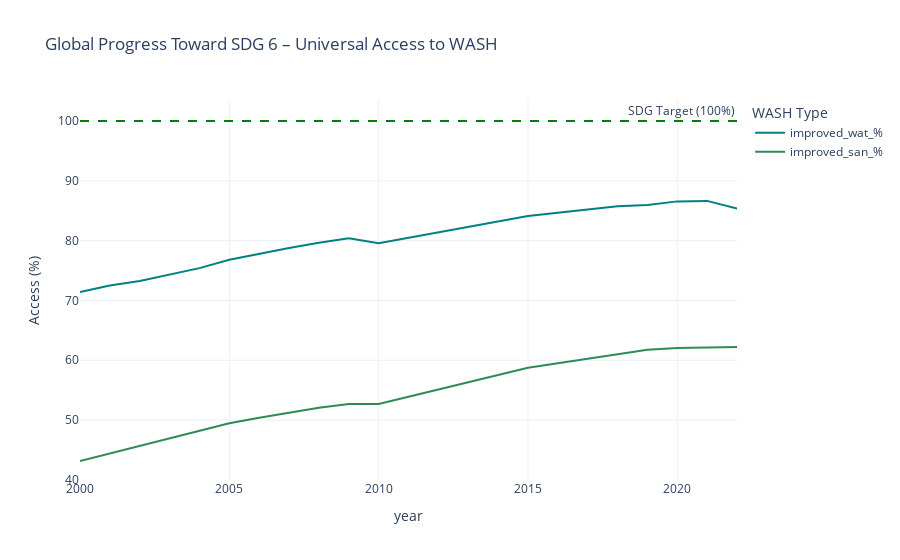
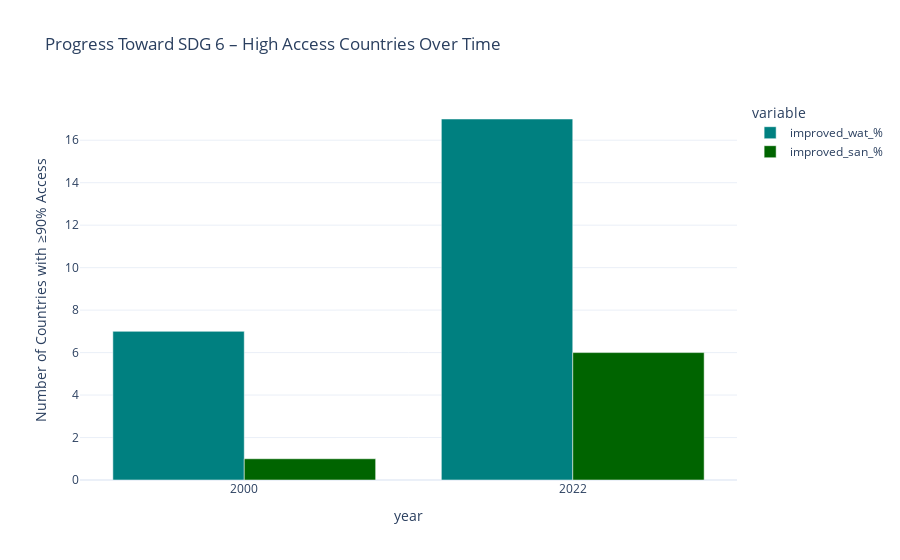

Notebook code for these charts, in order:
### Code cell
fig6 = px.line(
    sdg_progress,
    x='year',
    y=['improved_wat_%', 'improved_san_%'],
    title='Global Progress Toward SDG 6 – Universal Access to WASH',
    labels={'value': 'Access (%)', 'variable': 'WASH Type'},
    color_discrete_map={
        'improved_wat_%': 'Teal',    
        'improved_san_%': 'seagreen'  
    }
)

fig6.add_hline(y=100, line_dash="dash", line_color="green", annotation_text="SDG Target (100%)")
fig6.update_layout(template="plotly_white")
fig6.show()
fig.write_image("SDG6_line.png")


fig = px.bar(
    summary,
    x='year',
    y=['improved_wat_%', 'improved_san_%'],
    barmode='group',
    labels={'value': 'Number of Countries with ≥90% Access'},
    title='Progress Toward SDG 6 – High Access Countries Over Time',
    template='plotly_white',
    color_discrete_map={
        'improved_wat_%': 'teal',    
        'improved_san_%': 'darkgreen'  
    }
)
fig.show()
fig.write_image("SDG 6_bar.png")

### Figure 1 — Plotly figure (JSON) as saved in the notebook; plotly's stock layout.template omitted (floating-point values rounded to 4 significant figures)
{"data": [{"hovertemplate": "WASH Type=improved_wat_%<br>year=%{x}<br>Access (%)=%{y}<extra></extra>", "legendgroup": "improved_wat_%", "line": {"color": "Teal", "dash": "solid"}, "marker": {"symbol": "circle"}, "mode": "lines", "name": "improved_wat_%", "orientation": "v", "showlegend": true, "type": "scatter", "x": [2000, 2001, 2002, 2003, 2004, 2005, 2006, 2007, 2008, 2009, 2010, 2011, 2012, 2013, 2014, 2015, 2016, 2017, 2018, 2019, 2020, 2021, 2022], "xaxis": "x", "y": [71.42, 72.49, 73.26, 74.33, 75.4, 76.8, 77.82, 78.78, 79.66, 80.38, 79.56, 80.45, 81.36, 82.27, 83.18, 84.1, 84.66, 85.22, 85.75, 85.98, 86.56, 86.65, 85.36], "yaxis": "y"}, {"hovertemplate": "WASH Type=improved_san_%<br>year=%{x}<br>Access (%)=%{y}<extra></extra>", "legendgroup": "improved_san_%", "line": {"color": "seagreen", "dash": "solid"}, "marker": {"symbol": "circle"}, "mode": "lines", "name": "improved_san_%", "orientation": "v", "showlegend": true, "type": "scatter", "x": [2000, 2001, 2002, 2003, 2004, 2005, 2006, 2007, 2008, 2009, 2010, 2011, 2012, 2013, 2014, 2015, 2016, 2017, 2018, 2019, 2020, 2021, 2022], "xaxis": "x", "y": [43.16, 44.43, 45.7, 46.97, 48.23, 49.46, 50.39, 51.28, 52.07, 52.68, 52.69, 53.92, 55.13, 56.35, 57.56, 58.74, 59.51, 60.28, 61.02, 61.78, 62.04, 62.18, 62.24], "yaxis": "y"}], "layout": {"annotations": [{"showarrow": false, "text": "SDG Target (100%)", "x": 1, "xanchor": "right", "xref": "x domain", "y": 100, "yanchor": "bottom", "yref": "y"}], "autosize": true, "legend": {"title": {"text": "WASH Type"}, "tracegroupgap": 0}, "shapes": [{"line": {"color": "green", "dash": "dash"}, "type": "line", "x0": 0, "x1": 1, "xref": "x domain", "y0": 100, "y1": 100, "yref": "y"}], "title": {"text": "Global Progress Toward SDG 6 – Universal Access to WASH"}, "xaxis": {"anchor": "y", "autorange": true, "domain": [0, 1], "range": [2000, 2022], "title": {"text": "year"}, "type": "linear"}, "yaxis": {"anchor": "x", "autorange": true, "domain": [0, 1], "range": [39.84, 106.3], "title": {"text": "Access (%)"}, "type": "linear"}}}

### Figure 2 — Plotly figure (JSON) as saved in the notebook; plotly's stock layout.template omitted (floating-point values rounded to 4 significant figures)
{"data": [{"alignmentgroup": "True", "hovertemplate": "variable=improved_wat_%<br>year=%{x}<br>Number of Countries with ≥90% Access=%{y}<extra></extra>", "legendgroup": "improved_wat_%", "marker": {"color": "teal", "pattern": {"shape": ""}}, "name": "improved_wat_%", "offsetgroup": "improved_wat_%", "orientation": "v", "showlegend": true, "textposition": "auto", "type": "bar", "x": [2000, 2022], "xaxis": "x", "y": [7, 17], "yaxis": "y"}, {"alignmentgroup": "True", "hovertemplate": "variable=improved_san_%<br>year=%{x}<br>Number of Countries with ≥90% Access=%{y}<extra></extra>", "legendgroup": "improved_san_%", "marker": {"color": "darkgreen", "pattern": {"shape": ""}}, "name": "improved_san_%", "offsetgroup": "improved_san_%", "orientation": "v", "showlegend": true, "textposition": "auto", "type": "bar", "x": [2000, 2022], "xaxis": "x", "y": [1, 6], "yaxis": "y"}], "layout": {"autosize": true, "barmode": "group", "legend": {"title": {"text": "variable"}, "tracegroupgap": 0}, "title": {"text": "Progress Toward SDG 6 – High Access Countries Over Time"}, "xaxis": {"anchor": "y", "autorange": true, "domain": [0, 1], "range": [1989, 2033], "title": {"text": "year"}, "type": "linear"}, "yaxis": {"anchor": "x", "autorange": true, "domain": [0, 1], "range": [0, 17.89], "title": {"text": "Number of Countries with ≥90% Access"}, "type": "linear"}}}
